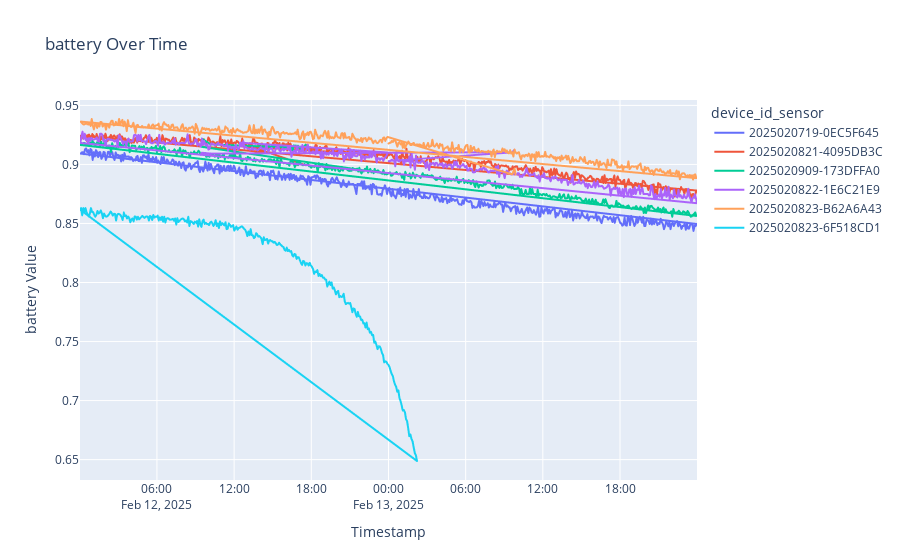

The notebook cell this image was saved under:
### Markdown cell above
# Soil moisture over time
* There are 6 different sensors data 
* all the data displayed is almost stable except for 2025020823-6F518CD1
* there is sudden drop in the value of sensor 2025020823-6F518CD1 from feb 13th and drops down to zero

### Code cell
# Create Plotly line plot with legend based on 'device_type'
fig = px.line(df_temp, x='ts', y='value_battery', color='device_id_sensor',  
              title="battery Over Time",  
              labels={'ts': 'Timestamp', 'value_battery': 'battery Value', 'device_id_sensor': 'device_id_sensor'})

# Show the plot
fig.show()

### Figure 1 — Plotly figure (JSON) as saved in the notebook; plotly's stock layout.template omitted (floating-point values rounded to 4 significant figures; data arrays with more than 128 entries replaced by an {"elided": "..."} marker saying what was removed)
{"data": [{"hovertemplate": "device_id_sensor=2025020719-0EC5F645<br>Timestamp=%{x}<br>battery Value=%{y}<extra></extra>", "legendgroup": "2025020719-0EC5F645", "line": {"color": "#636efa", "dash": "solid"}, "marker": {"symbol": "circle"}, "mode": "lines", "name": "2025020719-0EC5F645", "showlegend": true, "type": "scattergl", "x": {"elided": "562 str values"}, "xaxis": "x", "y": {"elided": "562 float values"}, "yaxis": "y"}, {"hovertemplate": "device_id_sensor=2025020821-4095DB3C<br>Timestamp=%{x}<br>battery Value=%{y}<extra></extra>", "legendgroup": "2025020821-4095DB3C", "line": {"color": "#EF553B", "dash": "solid"}, "marker": {"symbol": "circle"}, "mode": "lines", "name": "2025020821-4095DB3C", "showlegend": true, "type": "scattergl", "x": {"elided": "569 str values"}, "xaxis": "x", "y": {"elided": "569 float values"}, "yaxis": "y"}, {"hovertemplate": "device_id_sensor=2025020909-173DFFA0<br>Timestamp=%{x}<br>battery Value=%{y}<extra></extra>", "legendgroup": "2025020909-173DFFA0", "line": {"color": "#00cc96", "dash": "solid"}, "marker": {"symbol": "circle"}, "mode": "lines", "name": "2025020909-173DFFA0", "showlegend": true, "type": "scattergl", "x": {"elided": "570 str values"}, "xaxis": "x", "y": {"elided": "570 float values"}, "yaxis": "y"}, {"hovertemplate": "device_id_sensor=2025020822-1E6C21E9<br>Timestamp=%{x}<br>battery Value=%{y}<extra></extra>", "legendgroup": "2025020822-1E6C21E9", "line": {"color": "#ab63fa", "dash": "solid"}, "marker": {"symbol": "circle"}, "mode": "lines", "name": "2025020822-1E6C21E9", "showlegend": true, "type": "scattergl", "x": {"elided": "572 str values"}, "xaxis": "x", "y": {"elided": "572 float values"}, "yaxis": "y"}, {"hovertemplate": "device_id_sensor=2025020823-B62A6A43<br>Timestamp=%{x}<br>battery Value=%{y}<extra></extra>", "legendgroup": "2025020823-B62A6A43", "line": {"color": "#FFA15A", "dash": "solid"}, "marker": {"symbol": "circle"}, "mode": "lines", "name": "2025020823-B62A6A43", "showlegend": true, "type": "scattergl", "x": {"elided": "568 str values"}, "xaxis": "x", "y": {"elided": "568 float values"}, "yaxis": "y"}, {"hovertemplate": "device_id_sensor=2025020823-6F518CD1<br>Timestamp=%{x}<br>battery Value=%{y}<extra></extra>", "legendgroup": "2025020823-6F518CD1", "line": {"color": "#19d3f3", "dash": "solid"}, "marker": {"symbol": "circle"}, "mode": "lines", "name": "2025020823-6F518CD1", "showlegend": true, "type": "scattergl", "x": {"elided": "310 str values"}, "xaxis": "x", "y": {"elided": "310 float values"}, "yaxis": "y"}], "layout": {"legend": {"title": {"text": "device_id_sensor"}, "tracegroupgap": 0}, "title": {"text": "battery Over Time"}, "xaxis": {"anchor": "y", "domain": [0, 1], "title": {"text": "Timestamp"}}, "yaxis": {"anchor": "x", "domain": [0, 1], "title": {"text": "battery Value"}}}}
